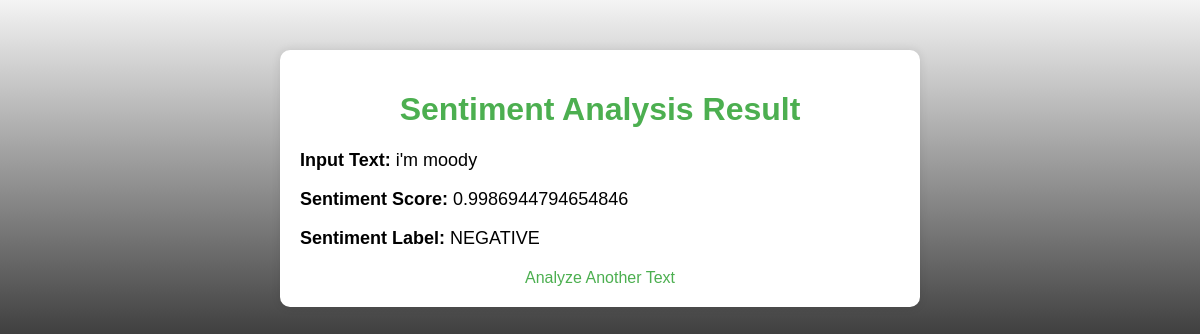
The app's page /result/1/ with its own data.
### Analyser/models.py (models this page shows, shortened)
class SentimentAnalysis(models.Model):
    user_input = models.TextField()
    sentiment_score = models.FloatField()
    sentiment_label = models.CharField(max_length=20)
    created_at = models.DateTimeField(auto_now_add=True)

### Analyser/views.py (the view)
# urls.py: path('result/<int:analysis_id>/', views.result, name='result'),
def result(request, analysis_id):
    analysis = SentimentAnalysis.objects.get(id=analysis_id)
    return render(request, 'result.html', {
        'user_input': analysis.user_input,
        'sentiment_score': analysis.sentiment_score,
        'sentiment_label': analysis.sentiment_label
    })

### Analyser/templates/result.html (shortened to what this page needs)
<!DOCTYPE html>
<html>
<head>
</head>
<body>
    <div class="container">
        <h1>Sentiment Analysis Result</h1>
        <div class="result">
            <p><strong>Input Text:</strong> {{ user_input }}</p>
            <p><strong>Sentiment Score:</strong> {{ sentiment_score }}</p>
            <p><strong>Sentiment Label:</strong> {{ sentiment_label }}</p>
        </div>
        <div class="link-container">
            <a href="{% url 'index' %}">Analyze Another Text</a>
        </div>
    </div>
</body>
</html>

### Analyser/templates/result.html (style rules this page uses)
body { font-family: Arial, sans-serif; background: linear-gradient(to bottom, #f4f4f4, #333); margin: 0; padding: 0; }
.container { max-width: 600px; margin: 50px auto; padding: 20px; background-color: white; box-shadow: 0 0 10px rgba(0, 0, 0, 0.1); border-radius: 10px; }
h1 { text-align: center; color: #4CAF50; }
.result { margin-top: 20px; }
.result p { font-size: 18px; }
.link-container { text-align: center; margin-top: 20px; }
.link-container a { color: #4CAF50; text-decoration: none; font-size: 16px; }

### records on screen
SentimentAnalysis: user_input "i'm moody", sentiment_score "0.9986944794654846", sentiment_label "NEGATIVE"
